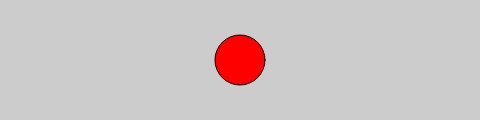
Frame 1 (no input)
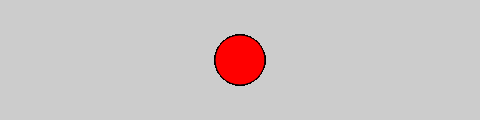
Frame 60 (no input)
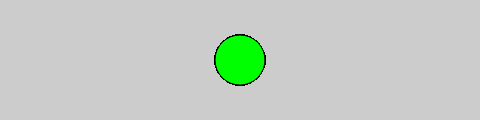
Frame 120 (the mouse pressed at the canvas centre since frame 60)

The p5.js sketch that drew these frames (run headless with seeded random() and noise() and a simulated clock; from frame 60 on, the mouse is pressed at the canvas centre):

// p5.js sketch
// ── sketch.js
function setup() {
  createCanvas(480, 120);
  background(204);

}
function draw(){
fill(255, 0,0);
if(mouseIsPressed){
  fill(0,255,0);
} else if(mouseButton == RIGHT){
  fill(255, 255,0);
}
ellipse(240,60,50,50);
}
